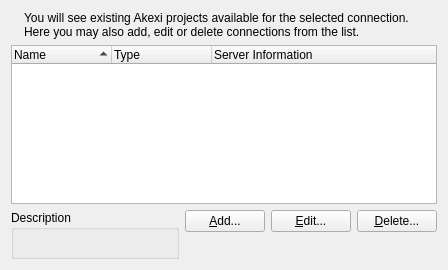
<?xml version="1.0" encoding="UTF-8"?>
<ui version="4.0">
 <class>KexiConnectionSelector</class>
 <widget class="QWidget" name="KexiConnectionSelector">
  <property name="geometry">
   <rect>
    <x>0</x>
    <y>0</y>
    <width>448</width>
    <height>270</height>
   </rect>
  </property>
  <property name="sizePolicy">
   <sizepolicy hsizetype="Preferred" vsizetype="Preferred">
    <horstretch>0</horstretch>
    <verstretch>0</verstretch>
   </sizepolicy>
  </property>
  <layout class="QGridLayout">
   <item row="0" column="0">
    <widget class="QLabel" name="lblIcon">
     <property name="sizePolicy">
      <sizepolicy hsizetype="Fixed" vsizetype="Preferred">
       <horstretch>0</horstretch>
       <verstretch>0</verstretch>
      </sizepolicy>
     </property>
     <property name="text">
      <string/>
     </property>
     <property name="alignment">
      <set>Qt::AlignTop</set>
     </property>
     <property name="wordWrap">
      <bool>false</bool>
     </property>
    </widget>
   </item>
   <item row="0" column="1" colspan="4">
    <widget class="QLabel" name="label">
     <property name="sizePolicy">
      <sizepolicy hsizetype="Preferred" vsizetype="Fixed">
       <horstretch>0</horstretch>
       <verstretch>0</verstretch>
      </sizepolicy>
     </property>
     <property name="text">
      <string>&lt;title&gt;Select Existing Database Server's Connection From the List Below&lt;/title&gt;
&lt;para&gt;You will see existing Akexi projects available for the selected connection. Here you may also add, edit or delete connections from the list.&lt;/para&gt;
</string>
     </property>
     <property name="alignment">
      <set>Qt::AlignTop</set>
     </property>
     <property name="wordWrap">
      <bool>true</bool>
     </property>
     <property name="buddy">
      <cstring>list</cstring>
     </property>
    </widget>
   </item>
   <item row="1" column="0" colspan="5">
    <widget class="QTreeWidget" name="list">
     <property name="sizePolicy">
      <sizepolicy hsizetype="Preferred" vsizetype="MinimumExpanding">
       <horstretch>0</horstretch>
       <verstretch>0</verstretch>
      </sizepolicy>
     </property>
     <property name="minimumSize">
      <size>
       <width>0</width>
       <height>60</height>
      </size>
     </property>
     <property name="alternatingRowColors">
      <bool>true</bool>
     </property>
     <property name="rootIsDecorated">
      <bool>false</bool>
     </property>
     <property name="sortingEnabled">
      <bool>true</bool>
     </property>
     <property name="allColumnsShowFocus">
      <bool>true</bool>
     </property>
     <attribute name="headerShowSortIndicator" stdset="0">
      <bool>true</bool>
     </attribute>
     <column>
      <property name="text">
       <string>Name</string>
      </property>
     </column>
     <column>
      <property name="text">
       <string>Type</string>
      </property>
     </column>
     <column>
      <property name="text">
       <string>Server Information</string>
      </property>
     </column>
    </widget>
   </item>
   <item row="2" column="0" rowspan="2" colspan="2">
    <widget class="QGroupBox" name="descGroupBox">
     <property name="sizePolicy">
      <sizepolicy hsizetype="MinimumExpanding" vsizetype="Preferred">
       <horstretch>0</horstretch>
       <verstretch>0</verstretch>
      </sizepolicy>
     </property>
     <property name="title">
      <string>Description</string>
     </property>
     <layout class="QGridLayout">
      <property name="margin">
       <number>6</number>
      </property>
      <item row="0" column="0">
       <widget class="QLabel" name="descriptionLabel">
        <property name="focusPolicy">
         <enum>Qt::StrongFocus</enum>
        </property>
        <property name="alignment">
         <set>Qt::AlignLeading|Qt::AlignLeft|Qt::AlignTop</set>
        </property>
        <property name="wordWrap">
         <bool>true</bool>
        </property>
        <property name="openExternalLinks">
         <bool>true</bool>
        </property>
        <property name="textInteractionFlags">
         <set>Qt::LinksAccessibleByKeyboard|Qt::LinksAccessibleByMouse|Qt::TextBrowserInteraction|Qt::TextSelectableByKeyboard|Qt::TextSelectableByMouse</set>
        </property>
       </widget>
      </item>
     </layout>
    </widget>
   </item>
   <item row="2" column="2">
    <widget class="QPushButton" name="btn_add">
     <property name="sizePolicy">
      <sizepolicy hsizetype="Fixed" vsizetype="Fixed">
       <horstretch>0</horstretch>
       <verstretch>0</verstretch>
      </sizepolicy>
     </property>
     <property name="text">
      <string>&amp;Add...</string>
     </property>
    </widget>
   </item>
   <item row="2" column="3">
    <widget class="QPushButton" name="btn_edit">
     <property name="sizePolicy">
      <sizepolicy hsizetype="Fixed" vsizetype="Fixed">
       <horstretch>0</horstretch>
       <verstretch>0</verstretch>
      </sizepolicy>
     </property>
     <property name="text">
      <string>&amp;Edit...</string>
     </property>
    </widget>
   </item>
   <item row="2" column="4">
    <widget class="QPushButton" name="btn_remove">
     <property name="sizePolicy">
      <sizepolicy hsizetype="Fixed" vsizetype="Fixed">
       <horstretch>0</horstretch>
       <verstretch>0</verstretch>
      </sizepolicy>
     </property>
     <property name="text">
      <string>&amp;Delete...</string>
     </property>
    </widget>
   </item>
   <item row="3" column="3">
    <spacer>
     <property name="orientation">
      <enum>Qt::Vertical</enum>
     </property>
     <property name="sizeType">
      <enum>QSizePolicy::Preferred</enum>
     </property>
     <property name="sizeHint" stdset="0">
      <size>
       <width>20</width>
       <height>41</height>
      </size>
     </property>
    </spacer>
   </item>
  </layout>
 </widget>
 <layoutdefault spacing="6" margin="11"/>
 <tabstops>
  <tabstop>list</tabstop>
  <tabstop>btn_add</tabstop>
  <tabstop>btn_edit</tabstop>
  <tabstop>btn_remove</tabstop>
 </tabstops>
 <resources/>
 <connections/>
</ui>
